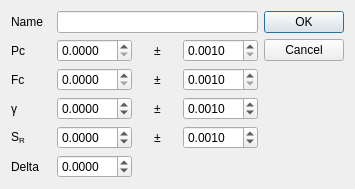
<?xml version="1.0" encoding="UTF-8"?>
<ui version="4.0">
 <class>Dialog_InsertManualValues</class>
 <widget class="QDialog" name="Dialog_InsertManualValues">
  <property name="geometry">
   <rect>
    <x>0</x>
    <y>0</y>
    <width>355</width>
    <height>179</height>
   </rect>
  </property>
  <property name="windowTitle">
   <string>Dialog</string>
  </property>
  <layout class="QHBoxLayout" name="horizontalLayout">
   <item>
    <layout class="QGridLayout" name="gridLayout">
     <item row="1" column="2">
      <widget class="QLabel" name="label_pm_10">
       <property name="text">
        <string>±</string>
       </property>
       <property name="alignment">
        <set>Qt::AlignCenter</set>
       </property>
      </widget>
     </item>
     <item row="1" column="0">
      <widget class="QLabel" name="label">
       <property name="text">
        <string>Pc</string>
       </property>
      </widget>
     </item>
     <item row="1" column="3">
      <widget class="QDoubleSpinBox" name="doubleSpinBox_pcErr">
       <property name="decimals">
        <number>4</number>
       </property>
       <property name="minimum">
        <double>0.001000000000000</double>
       </property>
       <property name="singleStep">
        <double>0.100000000000000</double>
       </property>
       <property name="value">
        <double>0.001000000000000</double>
       </property>
      </widget>
     </item>
     <item row="5" column="1">
      <widget class="QDoubleSpinBox" name="doubleSpinBox_delta">
       <property name="decimals">
        <number>4</number>
       </property>
       <property name="minimum">
        <double>-99.000000000000000</double>
       </property>
       <property name="singleStep">
        <double>0.100000000000000</double>
       </property>
      </widget>
     </item>
     <item row="1" column="1">
      <widget class="QDoubleSpinBox" name="doubleSpinBox_pc">
       <property name="decimals">
        <number>4</number>
       </property>
       <property name="maximum">
        <double>1.000000000000000</double>
       </property>
       <property name="singleStep">
        <double>0.100000000000000</double>
       </property>
      </widget>
     </item>
     <item row="2" column="2">
      <widget class="QLabel" name="label_pm_8">
       <property name="text">
        <string>±</string>
       </property>
       <property name="alignment">
        <set>Qt::AlignCenter</set>
       </property>
      </widget>
     </item>
     <item row="2" column="3">
      <widget class="QDoubleSpinBox" name="doubleSpinBox_fcErr">
       <property name="decimals">
        <number>4</number>
       </property>
       <property name="minimum">
        <double>0.001000000000000</double>
       </property>
       <property name="singleStep">
        <double>0.100000000000000</double>
       </property>
       <property name="value">
        <double>0.001000000000000</double>
       </property>
      </widget>
     </item>
     <item row="3" column="2">
      <widget class="QLabel" name="label_pm_11">
       <property name="text">
        <string>±</string>
       </property>
       <property name="alignment">
        <set>Qt::AlignCenter</set>
       </property>
      </widget>
     </item>
     <item row="3" column="3">
      <widget class="QDoubleSpinBox" name="doubleSpinBox_gammaErr">
       <property name="decimals">
        <number>4</number>
       </property>
       <property name="minimum">
        <double>0.000000000000000</double>
       </property>
       <property name="singleStep">
        <double>0.100000000000000</double>
       </property>
       <property name="value">
        <double>0.001000000000000</double>
       </property>
      </widget>
     </item>
     <item row="3" column="1">
      <widget class="QDoubleSpinBox" name="doubleSpinBox_gamma">
       <property name="decimals">
        <number>4</number>
       </property>
       <property name="minimum">
        <double>-99.000000000000000</double>
       </property>
       <property name="singleStep">
        <double>0.100000000000000</double>
       </property>
      </widget>
     </item>
     <item row="5" column="0">
      <widget class="QLabel" name="label_3">
       <property name="text">
        <string>Delta</string>
       </property>
      </widget>
     </item>
     <item row="2" column="1">
      <widget class="QDoubleSpinBox" name="doubleSpinBox_fc">
       <property name="decimals">
        <number>4</number>
       </property>
       <property name="singleStep">
        <double>0.100000000000000</double>
       </property>
      </widget>
     </item>
     <item row="2" column="0">
      <widget class="QLabel" name="label_2">
       <property name="text">
        <string>Fc</string>
       </property>
      </widget>
     </item>
     <item row="3" column="0">
      <widget class="QLabel" name="label_4">
       <property name="text">
        <string>γ</string>
       </property>
      </widget>
     </item>
     <item row="0" column="1" colspan="3">
      <widget class="QLineEdit" name="lineEdit_name"/>
     </item>
     <item row="0" column="0">
      <widget class="QLabel" name="label_5">
       <property name="text">
        <string>Name</string>
       </property>
      </widget>
     </item>
     <item row="0" column="4" rowspan="6">
      <widget class="QDialogButtonBox" name="buttonBox">
       <property name="orientation">
        <enum>Qt::Vertical</enum>
       </property>
       <property name="standardButtons">
        <set>QDialogButtonBox::Cancel|QDialogButtonBox::Ok</set>
       </property>
      </widget>
     </item>
     <item row="4" column="0">
      <widget class="QLabel" name="label_6">
       <property name="text">
        <string>&lt;html&gt;&lt;head/&gt;&lt;body&gt;&lt;p&gt;S&lt;span style=&quot; vertical-align:sub;&quot;&gt;R&lt;/span&gt;&lt;/p&gt;&lt;/body&gt;&lt;/html&gt;</string>
       </property>
      </widget>
     </item>
     <item row="4" column="1">
      <widget class="QDoubleSpinBox" name="doubleSpinBox_SR">
       <property name="decimals">
        <number>4</number>
       </property>
       <property name="minimum">
        <double>-99.000000000000000</double>
       </property>
       <property name="singleStep">
        <double>0.100000000000000</double>
       </property>
      </widget>
     </item>
     <item row="4" column="3">
      <widget class="QDoubleSpinBox" name="doubleSpinBox_SRErr">
       <property name="decimals">
        <number>4</number>
       </property>
       <property name="minimum">
        <double>-99.000000000000000</double>
       </property>
       <property name="singleStep">
        <double>0.100000000000000</double>
       </property>
       <property name="value">
        <double>0.001000000000000</double>
       </property>
      </widget>
     </item>
     <item row="4" column="2">
      <widget class="QLabel" name="label_pm_12">
       <property name="text">
        <string>±</string>
       </property>
       <property name="alignment">
        <set>Qt::AlignCenter</set>
       </property>
      </widget>
     </item>
    </layout>
   </item>
  </layout>
 </widget>
 <tabstops>
  <tabstop>doubleSpinBox_pc</tabstop>
  <tabstop>doubleSpinBox_pcErr</tabstop>
  <tabstop>doubleSpinBox_fc</tabstop>
  <tabstop>doubleSpinBox_fcErr</tabstop>
  <tabstop>doubleSpinBox_gamma</tabstop>
  <tabstop>doubleSpinBox_gammaErr</tabstop>
  <tabstop>doubleSpinBox_delta</tabstop>
 </tabstops>
 <resources/>
 <connections>
  <connection>
   <sender>buttonBox</sender>
   <signal>accepted()</signal>
   <receiver>Dialog_InsertManualValues</receiver>
   <slot>accept()</slot>
   <hints>
    <hint type="sourcelabel">
     <x>248</x>
     <y>254</y>
    </hint>
    <hint type="destinationlabel">
     <x>157</x>
     <y>274</y>
    </hint>
   </hints>
  </connection>
  <connection>
   <sender>buttonBox</sender>
   <signal>rejected()</signal>
   <receiver>Dialog_InsertManualValues</receiver>
   <slot>reject()</slot>
   <hints>
    <hint type="sourcelabel">
     <x>316</x>
     <y>260</y>
    </hint>
    <hint type="destinationlabel">
     <x>286</x>
     <y>274</y>
    </hint>
   </hints>
  </connection>
 </connections>
</ui>
